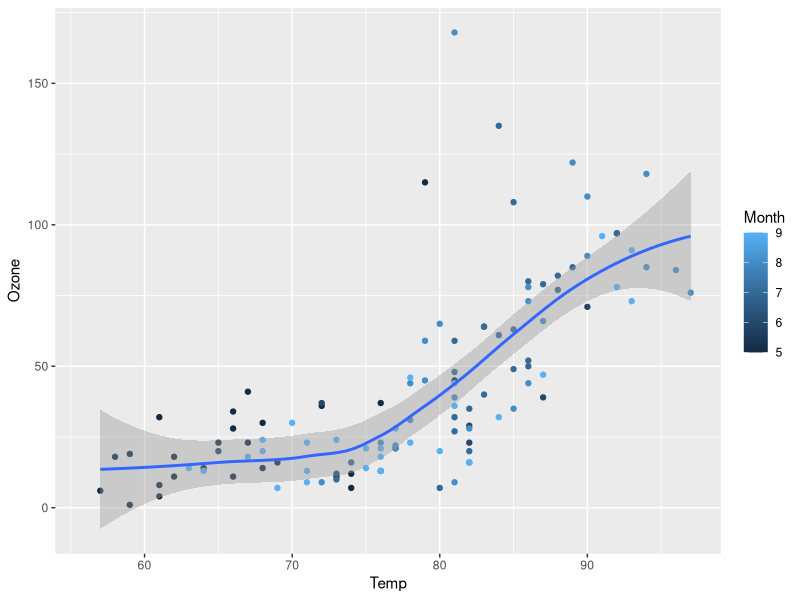
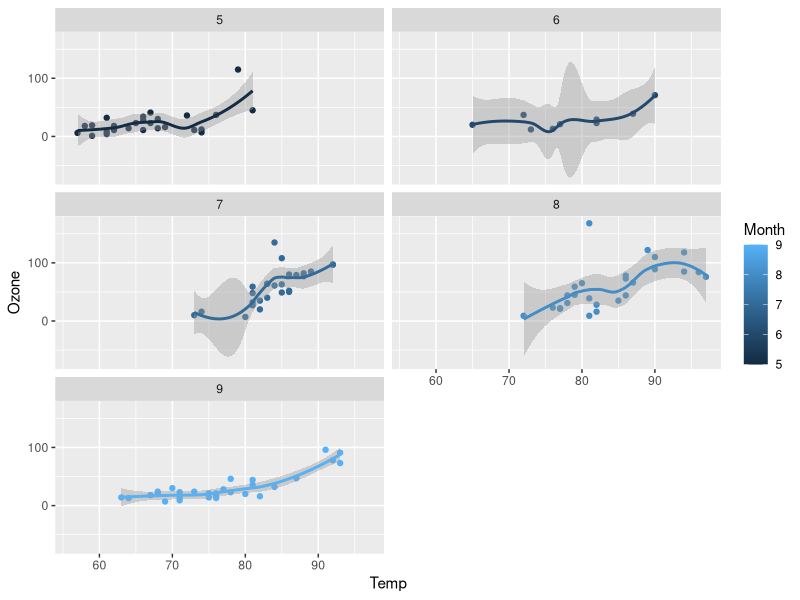

Here is the R script that generated these plots, in order:
## ---- chunk 1
library(dplyr)
library(ggplot2)
ggplot(data = airquality, mapping = aes(x = Temp, y = Ozone, color = Month))+
  geom_point()+geom_smooth()
## ---- chunk 2
library(dplyr)
library(ggplot2)
ggplot(data = airquality, mapping = aes(x = Temp, y = Ozone, color = Month))+
  geom_point()+geom_smooth()+
  facet_wrap(~ Month, nrow = 3)
